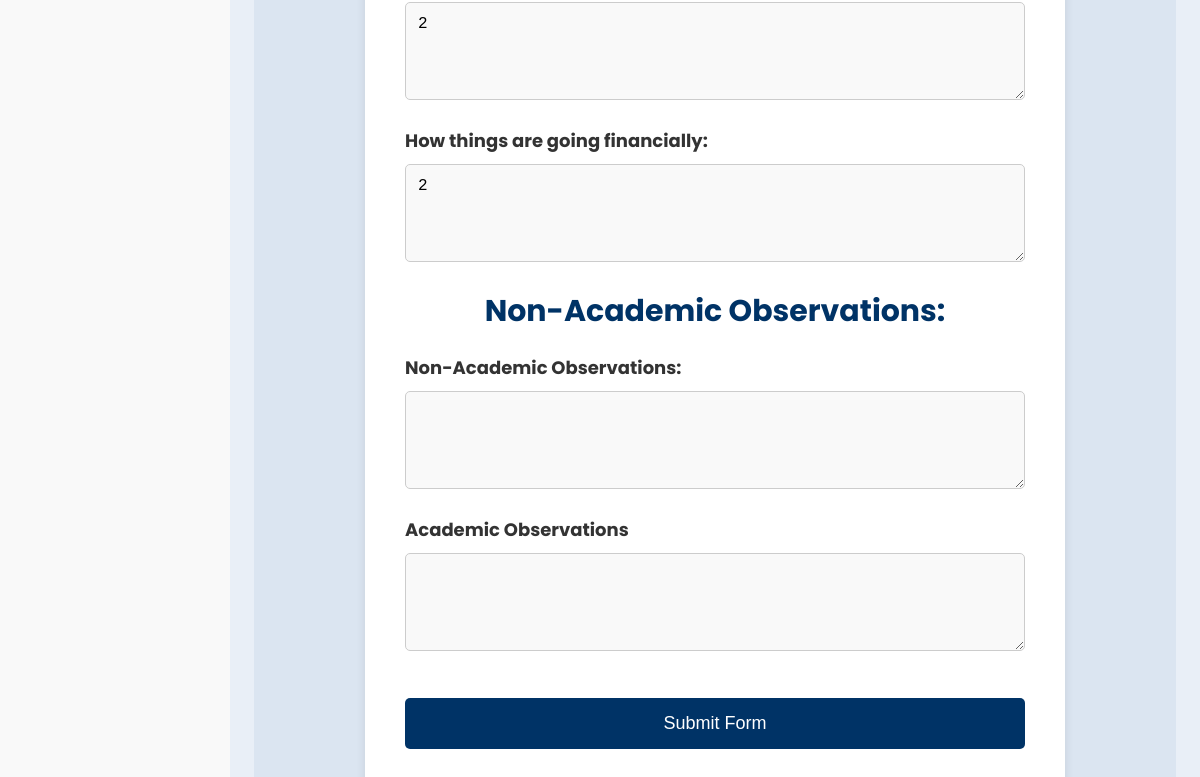
/followup_form/23/5/ (lower part), run on an earlier commit of the app's database.
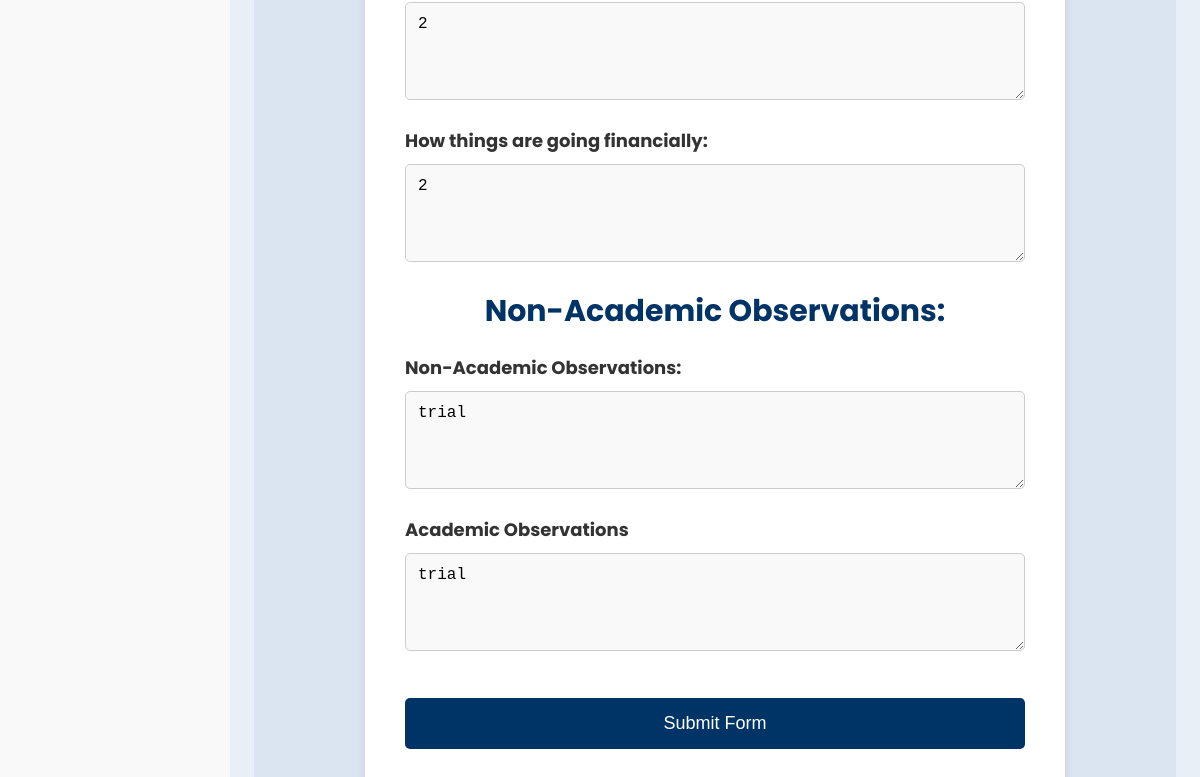
And on a later commit of the database.
### mentor/models.py (models this page shows)
class StudentFollowupForm(models.Model):
    name = models.CharField(max_length=255)
    rollno = models.CharField(max_length=100, unique=True)
    mentor_name = models.CharField(max_length=255)
    atte_ise1 = models.DecimalField(max_digits=5, decimal_places=2, default=0.00)
    atte_mse = models.DecimalField(max_digits=5, decimal_places=2, default=0.00)
    attendance = models.DecimalField(max_digits=5, decimal_places=2, default=0.00)
    ise1 = models.DecimalField(max_digits=5, decimal_places=2, default=0.00)
    mse = models.DecimalField(max_digits=5, decimal_places=2, default=0.00)
    semcgpa = models.DecimalField(max_digits=5, decimal_places=2, default=0.00)
    counseling_dates = models.TextField(null=True, blank=True)
    question1 = models.TextField(null=True, blank=True)  # Allow NULL values
    question2 = models.TextField(null=True, blank=True)  # Allow NULL values
    question3 = models.TextField(null=True, blank=True)  # Allow NULL values
    question4 = models.TextField(null=True, blank=True)  # Allow NULL values
    question5 = models.TextField(null=True, blank=True)  # Allow NULL values
    question6 = models.TextField(null=True, blank=True)  # Allow NULL values
    question7 = models.TextField(null=True, blank=True)  # Allow NULL values
    date = models.DateField(default=timezone.now)
    nao = models.TextField(null=True, blank=True)
    ao = models.TextField(null=True, blank=True)
    def __str__(self):
        return str(self.rollno)

### mentor/views.py (the view)
# urls.py: path('followup_form/<int:student_id>/<int:mentor_id>/', views.followup_form_student, name='followup_form_student'),
def followup_form_student(request, student_id, mentor_id):
    student = get_object_or_404(MentorshipData, id=student_id)
    mentor = get_object_or_404(User, id=mentor_id)
    display_date = timezone.now().strftime("%d/%m/%Y")
    form_date = timezone.now().strftime("%Y-%m-%d")
    try:
        followup_form_instance = StudentFollowupForm.objects.get(rollno=student.roll_number)
        print("Existing follow-up form instance found for student:", followup_form_instance)  # Debugging statement
    except StudentFollowupForm.DoesNotExist:
        followup_form_instance = None
        print("No existing follow-up form instance found for student:", student)  # Debugging statement
    if request.method == 'POST':
        if followup_form_instance:
            form = StudentFollowup_Form(request.POST, instance=followup_form_instance)
        else:
            form = StudentFollowup_Form(request.POST)
        if form.is_valid():
            student_form = form.save(commit=False)
            student_form.student = student
            student_form.mentor = mentor
            student_form.save()
            return render(request, 'followup_form.html', {
                'form': form,
                'student': student,
                'mentor': mentor,  # Pass the mentor (user) to the template
                'date': form_date,
                'display_date': display_date,
                'success_message': 'Follow Form has been successfully updated for roll number ' + student_form.rollno  # Success message
            })  # Debugging statement
        else:
            print("Follow-up form errors:", form.errors)  # Debugging statement
            return render(request, 'followup_form.html', {
                'form': form,
                'student': student,
                'mentor': mentor,
                'date': form_date,
                'display_date': display_date,
                'errors': form.errors
            })
    else:
        if followup_form_instance:
            form = StudentFollowup_Form(instance=followup_form_instance)
            print("Populating follow-up form with existing data for student:", followup_form_instance)  # Debugging statement
        else:
            form = StudentFollowup_Form()
            print("Creating a new follow-up form for student:", student)  # Debugging statement
    return render(request, 'followup_form.html', {
        'form': form,
        'student': student,
        'mentor': mentor,
        'date': form_date,
        'display_date': display_date
    })

### mentor/templatetags/username_filters.py (called while the page is built)
@register.filter
def readable_username(value):
    return value.replace('_', ' ').title()

### templates/followup_form.html (shortened to what this page needs)
{% extends 'base.html' %}
{% load static %}
{% block content %}
<html lang="en">
<head>
</head>
<body>
    <div class="form-wrapper">
        <div class="form-container">
            <form method="post" action="{% url 'followup_form_student' student.id mentor.id%}">
                <textarea id="internship" name="question6" placeholder="if Yes, please give the company name, role offered, duration and stipend details" rows="4">{{ form_data.question6|default:form.question6.value }}</textarea>
                <label for="financial_situation">How things are going financially:</label>
                <textarea id="financial_situation" name="question7"  placeholder="It’s okay if you don’t want to talk about it" rows="4">{{ form_data.question7|default:form.question7.value }}</textarea>
                <h1>Non-Academic Observations:</h1>
                <label for="nao">Non-Academic Observations:</label>
                <textarea id="nao" name="nao" placeholder=" " rows="4">{{ form_data.nao|default:form.nao.value}}</textarea>
                <label for="ao">Academic Observations</label>
                <textarea id="ao" name="ao" placeholder=" " rows="4">{{ form_data.ao|default:form.ao.value}}</textarea>
                <input type="submit" name="submit" value="Submit Form" />
            </form>
        </div>
    </div>
</body>
</html>
{% endblock %}

What changed in the data, as far as the page shows it:
now on this page (row edited): StudentFollowupForm: nao "trial", ao "trial"
